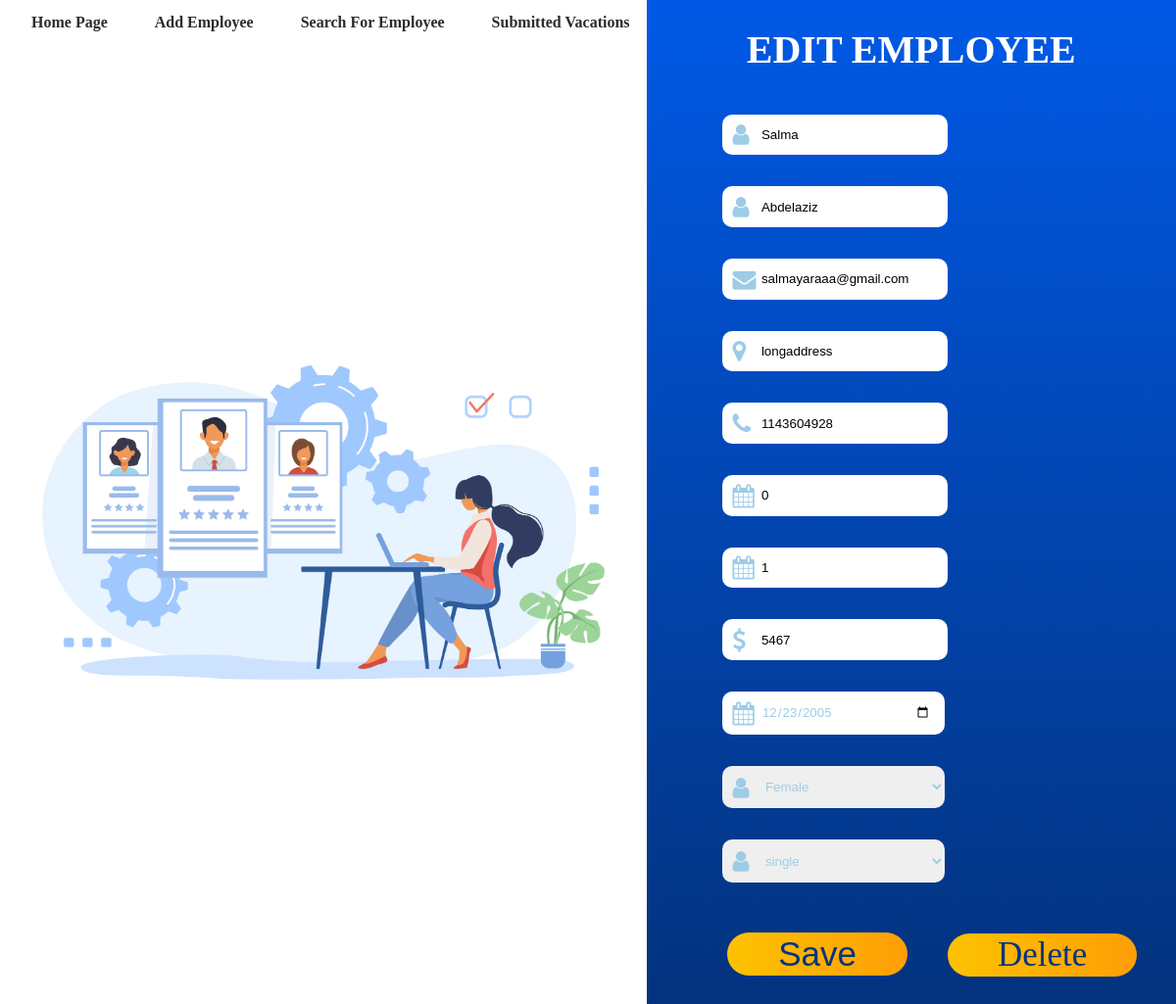
Before: /employees/1/update with the older database file.
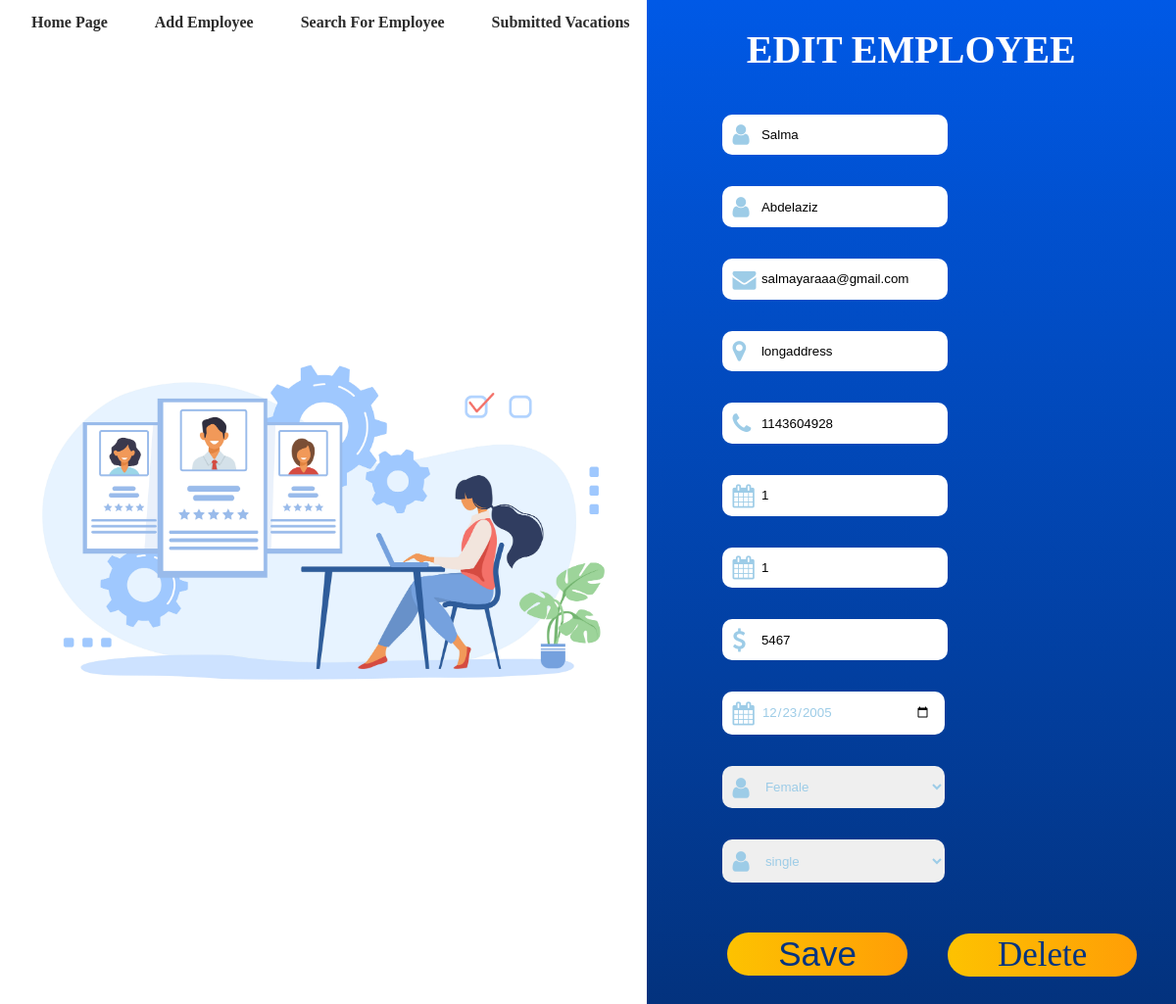
After: the same page with the newer database file.
### hr_app/models.py (models this page shows, shortened)
class Employee(models.Model):
    material = [
        ('single','single'),
        ('married','married'),
        ('widowed','widowed'),
        ('divorced','divorced'),
        ('separated','separated'),
    ]
    gen = [
        ('Male','Male'),
        ('Female','Female'),
    ]
    firstname = models.CharField(max_length=50)
    lastname = models.CharField(max_length=50)
    email = models.EmailField(max_length=50)
    userid = models.IntegerField(primary_key=True)
    address = models.CharField(max_length=50)
    material_status = models.CharField(max_length=50,choices=material)
    gender = models.CharField(max_length=50,choices=gen)
    phone = models.CharField(max_length= 100)
    vcation_days = models.IntegerField()
    approved_vacation = models.IntegerField()
    salary = models.IntegerField()
    date = models.DateField()

### hr_app/views.py (the view)
# urls.py: path('employees/<pk>/update', views.UpdateEmployeeView.as_view(), name= "edit"),
class UpdateEmployeeView(UpdateView):
    model = Employee
    form_class = EditEmployee
    template_name = 'edit.html'
    success_url = reverse_lazy('search')
    def get_context_data(self, **kwargs):
        context = super().get_context_data(**kwargs)
        context['pk'] = self.kwargs['pk']
        return context

### hr_app/forms.py
class EditEmployee(forms.ModelForm):
    class Meta:
        model = models.Employee
        fields = "__all__"
        exclude = ['userid']
        widgets = {
            "date": forms.DateInput(attrs={"placeholder": "Date of birth","type":"date"}),
        }

### hr_app/templates/edit.html (shortened to what this page needs)
{% load static %}
<!DOCTYPE html>
<html lang="en">
  <head>
    <link
    rel="stylesheet"
    href="https://cdnjs.cloudflare.com/ajax/libs/font-awesome/4.7.0/css/font-awesome.min.css"
    />
    <link rel="stylesheet" href="{% static 'style/editStyle.css' %}" />
    <link rel="stylesheet" href="{% static 'style/navStyle.css' %}" />
  </head>
  <header>
    {% include 'partials/_header2.html' %}
  </header>
  <body>
    <div class="office-img">
      <img src="{% static 'shapes/edit.jpg' %}" alt="officeimg" />
    </div>
    <div class="form-container">
      <h1>Edit Employee</h1>
      <form method="POST">
        <div class="form-group">
          <i class="fa fa-user icon" style="font-size: 1.5em"></i>
          {{form.firstname}}
        </div>
        <div class="form-group">
          <i class="fa fa-user icon" style="font-size: 1.5em"></i>
          {{form.lastname}}
        </div>
        <div class="form-group">
          <i class="fa fa-envelope" style="font-size: 1.5em"></i>
          {{form.email}}
        </div>
        <div class="form-group">
          <i class="fa fa-map-marker" style="font-size: 1.5em"></i>
          {{form.address}}
        </div>
        <div class="form-group">
          <i class="fa fa-phone" style="font-size: 1.5em"></i>
          {{form.phone}}
        </div>
        <div class="form-group">
          <i class="fa fa-calendar" style="font-size: 1.5em"></i>
          {{form.vcation_days}}
        </div>
        <div class="form-group">
          <i class="fa fa-calendar" style="font-size: 1.5em"></i>
          {{form.approved_vacation}}
        </div>
        <div class="form-group">
          <i class="fa fa-dollar" style="font-size: 1.5em"></i>
          {{form.salary}}
        </div>
        <div class="form-group">
          <i class="fa fa-calendar" style="font-size: 1.5em"></i>
          {{form.date}}
        </div>
        <div class="form-group">
          <i class="fa fa-user icon" style="font-size: 1.5em"></i>
          {{form.gender}}
        </div>
        <div class="form-group">
          <i class="fa fa-user icon" style="font-size: 1.5em"></i>
          {{form.material_status}}
        </div>
        <div class="form-group button-container">
          <button type="submit" class="button">Save</button>
          <a onclick="del('{% url 'delete' pk=pk %}')" style="text-align: center;" class="button" href="{%url 'search' %}">Delete</a>
        </div>
      </form>
    </div>
  </body>
</html>

Changed rows visible on the page:
changed Employee "Salma": vcation_days "0" → "1"
